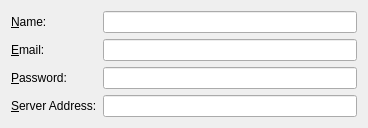
<?xml version="1.0" encoding="UTF-8"?>
<ui version="4.0">
 <class>kolabWizard</class>
 <widget class="QWidget" name="kolabWizard">
  <property name="geometry">
   <rect>
    <x>0</x>
    <y>0</y>
    <width>368</width>
    <height>124</height>
   </rect>
  </property>
  <layout class="QFormLayout" name="formLayout">
   <property name="fieldGrowthPolicy">
    <enum>QFormLayout::ExpandingFieldsGrow</enum>
   </property>
   <item row="0" column="0">
    <widget class="QLabel" name="nameLabel">
     <property name="text">
      <string>&amp;Name:</string>
     </property>
     <property name="buddy">
      <cstring>nameEdit</cstring>
     </property>
    </widget>
   </item>
   <item row="0" column="1">
    <widget class="KLineEdit" name="nameEdit"/>
   </item>
   <item row="1" column="0">
    <widget class="QLabel" name="emailLabel">
     <property name="text">
      <string>&amp;Email:</string>
     </property>
     <property name="buddy">
      <cstring>emailEdit</cstring>
     </property>
    </widget>
   </item>
   <item row="1" column="1">
    <widget class="KLineEdit" name="emailEdit"/>
   </item>
   <item row="2" column="0">
    <widget class="QLabel" name="passwordLabel">
     <property name="text">
      <string>&amp;Password:</string>
     </property>
     <property name="buddy">
      <cstring>passwordEdit</cstring>
     </property>
    </widget>
   </item>
   <item row="2" column="1">
    <widget class="KLineEdit" name="passwordEdit">
     <property name="echoMode">
      <enum>QLineEdit::Password</enum>
     </property>
    </widget>
   </item>
   <item row="3" column="0">
    <widget class="QLabel" name="label_2">
     <property name="text">
      <string>&amp;Server Address:</string>
     </property>
     <property name="buddy">
      <cstring>serverAddress</cstring>
     </property>
    </widget>
   </item>
   <item row="3" column="1">
    <widget class="KLineEdit" name="serverAddress"/>
   </item>
  </layout>
 </widget>
 <customwidgets>
  <customwidget>
   <class>KLineEdit</class>
   <extends>QLineEdit</extends>
   <header>klineedit.h</header>
  </customwidget>
 </customwidgets>
 <tabstops>
  <tabstop>serverAddress</tabstop>
 </tabstops>
 <resources/>
 <connections/>
</ui>
